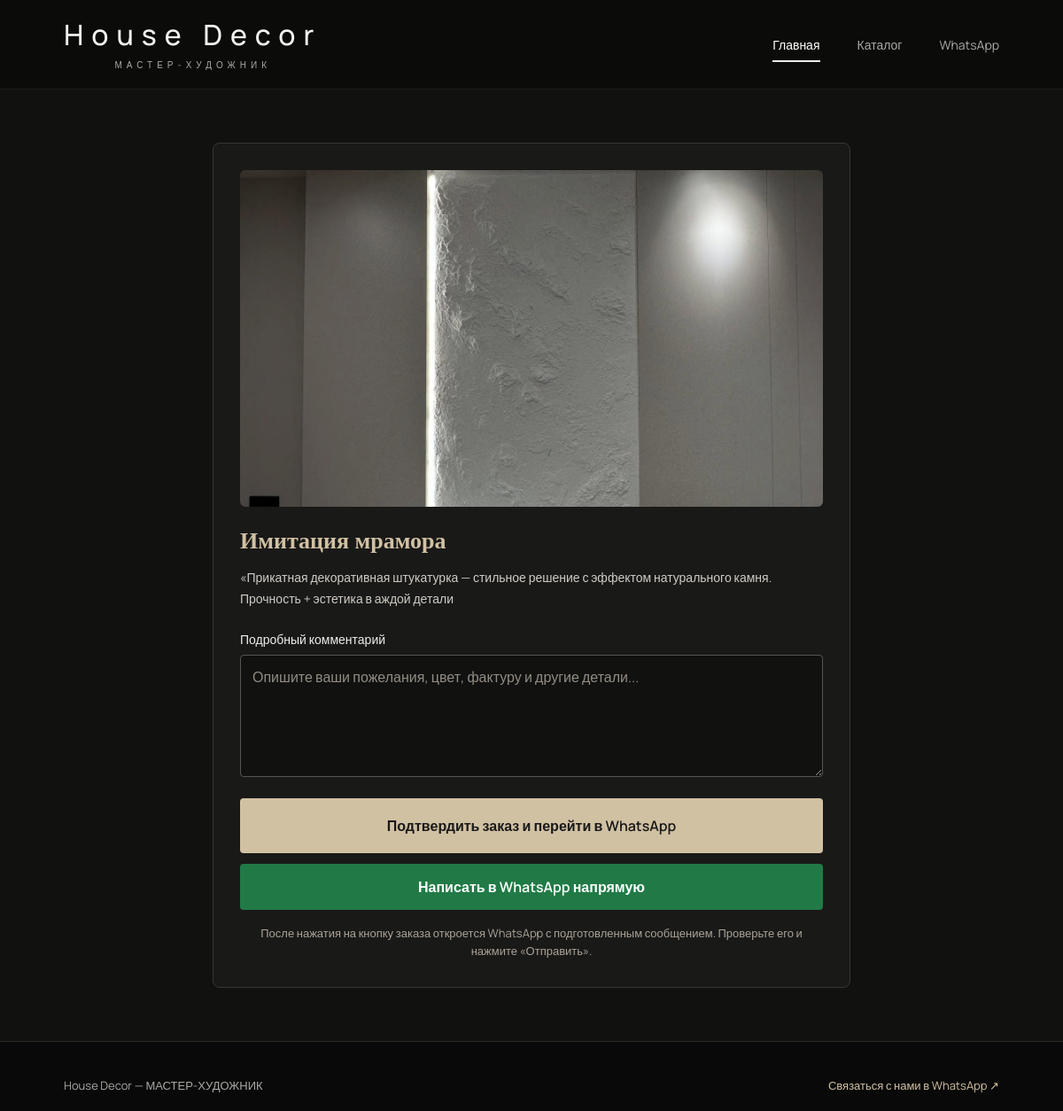
The app's page /order/?product=12 with its own data.
### catalog/models.py (models this page shows, shortened)
class Timestamped(models.Model):
    created_at = models.DateTimeField(auto_now_add=True)
    updated_at = models.DateTimeField(auto_now=True)
    class Meta:
        abstract = True

class Product(Timestamped):
    category = models.ForeignKey(
        Category,
        on_delete=models.CASCADE,
        related_name='products'
    )
    title = models.CharField(max_length=160)
    slug = models.SlugField(unique=True, blank=True)
    short_desc = models.CharField(max_length=240, blank=True)
    description = models.TextField(blank=True)
    price = models.DecimalField(
        max_digits=10,
        decimal_places=2,
        null=True,
        blank=True,
        validators=[MinValueValidator(0)],
        verbose_name='Цена материала за м² (сом)'
    )
    application_price = models.DecimalField(
        max_digits=10,
        decimal_places=2,
        default=0,
        validators=[MinValueValidator(0)],
        verbose_name='Цена нанесения за м² (сом)'
    )
    is_published = models.BooleanField(default=True)
    image = models.ImageField(
        upload_to='products/',
        null=True,
        blank=True
    )
    class Meta:
        verbose_name = 'Изделие'
        verbose_name_plural = 'Изделия'
        ordering = ['-created_at']

### catalog/views.py (the view, shortened to what this page needs)
# urls.py: path('order/', create_order, name='create_order'),
def create_order(request):
    products = Product.objects.filter(is_published=True)
    product_id = (
        request.GET.get('product')
        or request.POST.get('product')
    )
    product = None
    if product_id:
        product = get_object_or_404(
            Product,
            pk=product_id,
            is_published=True,
        )
    return render(request, 'catalog/order.html', {
        'products': products,
        'product': product,
    })

### catalog/templates/catalog/order.html (shortened to what this page needs)
{% load static %}
<!DOCTYPE html>
<html lang="ru">
<head>
    <link rel="stylesheet" href="{% static 'css/style.css' %}">
</head>
<body>
<header class="header">
    <div class="container header-container">
        <a class="logo" href="/">
            <h1>House Decor</h1>
            <span>МАСТЕР-ХУДОЖНИК</span>
        </a>
        <nav class="nav">
            <a href="/">Главная</a>
            <a href="/#products">Каталог</a>
            <a href="https://wa.me/996706010902" target="_blank" rel="noopener noreferrer">WhatsApp</a>
        </nav>
    </div>
</header>
<main class="order-main">
    <div class="container">
        {% if product %}
            <div class="order-box">
                {% if product.image %}
                    <img
                        src="{{ product.image.url }}"
                        alt="{{ product.title }}"
                        class="order-product-image"
                    >
                {% endif %}
                <h2>{{ product.title }}</h2>
                <div class="order-description">
                    {% if product.description %}
                        {{ product.description }}
                    {% elif product.short_desc %}
                        {{ product.short_desc }}
                    {% else %}
                        Декоративное покрытие House Decor.
                    {% endif %}
                </div>
                <form id="orderForm">
                    <label for="comment">
                        Подробный комментарий
                    </label>
                    <textarea
                        id="comment"
                        name="comment"
                        rows="5"
                        placeholder="Опишите ваши пожелания, цвет, фактуру и другие детали..."
                    ></textarea>
                    <div class="order-actions">
                        <button class="btn" type="submit">
                            Подтвердить заказ и перейти в WhatsApp
                        </button>
                        <a
                            class="whatsapp-btn"
                            href="https://wa.me/996706010902"
                            target="_blank"
                            rel="noopener noreferrer"
                        >
                            Написать в WhatsApp напрямую
                        </a>
                    </div>
                    <p class="order-note">
                        После нажатия на кнопку заказа откроется WhatsApp
                        с подготовленным сообщением. Проверьте его и нажмите «Отправить».
                    </p>
                </form>
            </div>
        {% endif %}
    </div>
</main>
<footer class="footer" id="footer">
    <div class="container" style="display: flex; justify-content: space-between; align-items: center; flex-wrap: wrap; gap: 15px;">
        <p style="color: var(--muted, #aaa9a5); font-size: 13px; margin: 0;">House Decor — МАСТЕР-ХУДОЖНИК</p>
        <a
            href="https://wa.me/996706010902"
            target="_blank"
            rel="noopener noreferrer"
            style="color: #d1c1a3; font-size: 13px;"
        >
            Связаться с нами в WhatsApp ↗
        </a>
    </div>
</footer>
</body>
</html>

### artdecor/static/css/style.css (style rules this page uses)
:root { --bg: #111110; --bg-light: #191918; --text: #f4f3f1; --muted: #aaa9a5; --border: rgba(255, 255, 255, 0.17); --accent: #d1c1a3; }
* { margin: 0; padding: 0; box-sizing: border-box; }
html { scroll-behavior: smooth; scroll-padding-top: 110px; }
body { font-family: 'Manrope', sans-serif; background: var(--bg); color: var(--text); overflow-x: hidden; }
a { text-decoration: none; color: inherit; }
img { display: block; max-width: 100%; }
.container { width: min(1320px, 88%); margin: 0 auto; }
.header { position: sticky; top: 0; z-index: 100; background: rgba(12, 12, 11, 0.96); backdrop-filter: blur(14px); border-bottom: 1px solid rgba(255, 255, 255, 0.07); }
.header-container { min-height: 100px; display: flex; align-items: center; justify-content: space-between; gap: 35px; }
.logo h1 { font-size: 32px; font-weight: 500; letter-spacing: 9px; line-height: 1.2; white-space: nowrap; }
.logo span { display: block; text-align: center; margin-top: 7px; font-size: 10px; color: var(--muted); letter-spacing: 5px; }
.nav { display: flex; align-items: center; gap: 42px; }
.nav a { position: relative; padding: 12px 0; color: var(--muted); font-size: 14px; transition: color 0.3s ease; }
.nav a:hover, .nav a:first-child { color: #fff; }
.nav a:first-child::after { content: ""; position: absolute; left: 0; bottom: 2px; width: 100%; height: 2px; background: #eee; }
.btn { min-height: 62px; padding: 0 25px; display: inline-flex; justify-content: center; align-items: center; gap: 16px; border: 1px solid rgba(255, 255, 255, 0.8); background: rgba(15, 15, 15, 0.2); color: #f7f7f5; font-size: 15px; font-weight: 500; cursor: pointer; transition: background 0.3s ease, color 0.3s ease, border-color 0.3s ease, transform 0.25s ease; }
.footer { padding: 40px 0 20px; background: #090909; border-top: 1px solid rgba(209, 193, 163, 0.18); }

### catalog/templates/catalog/order.html (style rules this page uses)
.order-main { padding: 60px 0; background: var(--bg, #111110); min-height: calc(100vh - 200px); }
.order-box { max-width: 720px; margin: 0 auto; padding: 30px; background: #191918; border: 1px solid #39362f; border-radius: 8px; box-sizing: border-box; color: #fff; }
.order-product-image { display: block; width: 100%; max-height: 380px; object-fit: cover; object-position: center; margin-bottom: 24px; border-radius: 6px; }
.order-box > h2 { margin: 0 0 14px; color: #d1c1a3; font-family: Georgia, serif; font-size: 26px; }
.order-description { margin: 0 0 24px; line-height: 1.7; color: #d0ccc4; font-size: 14px; }
.order-box label { display: block; margin: 20px 0 8px; color: #eee; font-size: 14px; font-weight: 500; }
.order-box input, .order-box textarea { display: block; width: 100%; padding: 13px; color: #fff; background: #111110; border: 1px solid #555; border-radius: 4px; font: inherit; box-sizing: border-box; }
.order-box textarea { min-height: 120px; resize: vertical; }
.order-box input::placeholder, .order-box textarea::placeholder { color: #928d83; }
.order-actions { display: flex; flex-direction: column; gap: 12px; margin-top: 24px; }
.order-box .btn, .whatsapp-btn { display: block; width: 100%; margin: 0; padding: 15px 20px; border: none; border-radius: 4px; box-sizing: border-box; text-align: center; font: inherit; font-weight: 600; cursor: pointer; text-decoration: none; transition: background 0.25s ease; }
.order-box .btn { background: #d1c1a3; color: #191918; }
.whatsapp-btn { background: #217a46; color: #fff; }
.order-note { margin-top: 16px; color: #aaa397; font-size: 13px; line-height: 1.6; text-align: center; }

### records on screen
Product: image (picture), title "Имитация мрамора", short_desc "«Прикатная декоративная штукатурка — стильное решение с эффектом натурального камня. Прочность + эстетика в аждой детали"
